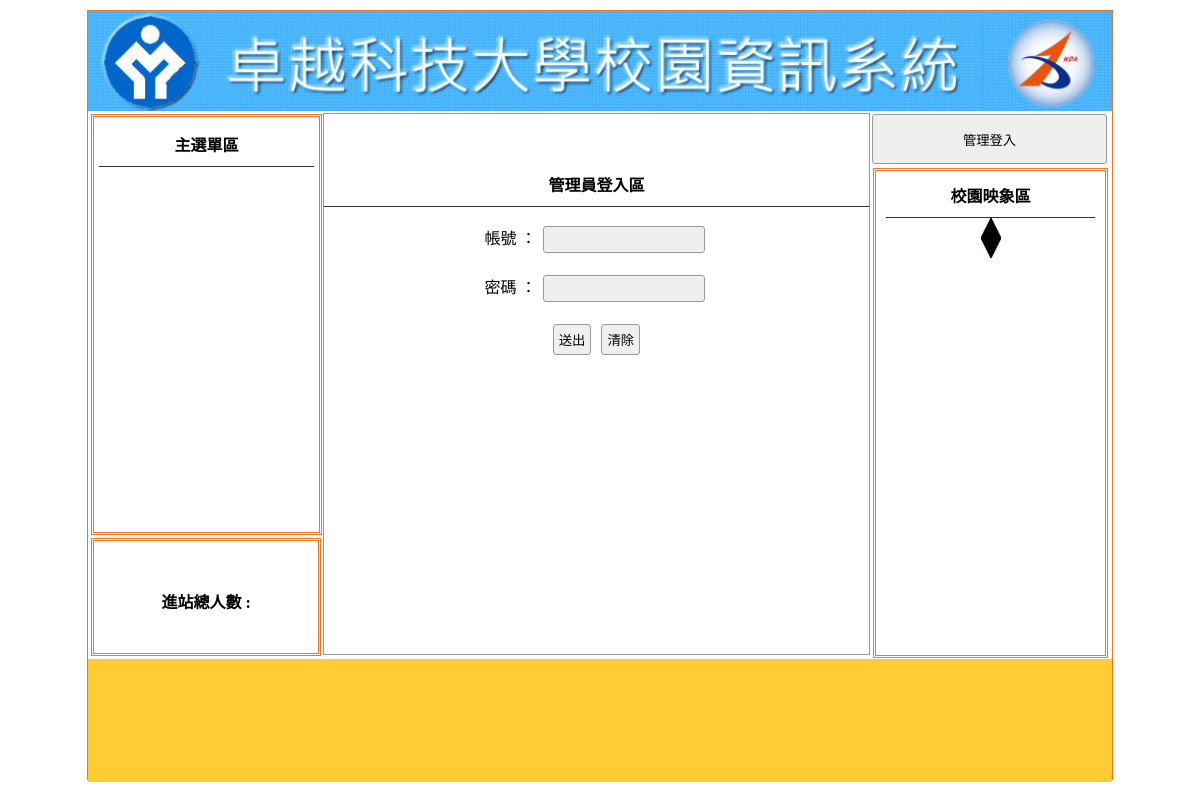
The app's page /?do=login, older data.
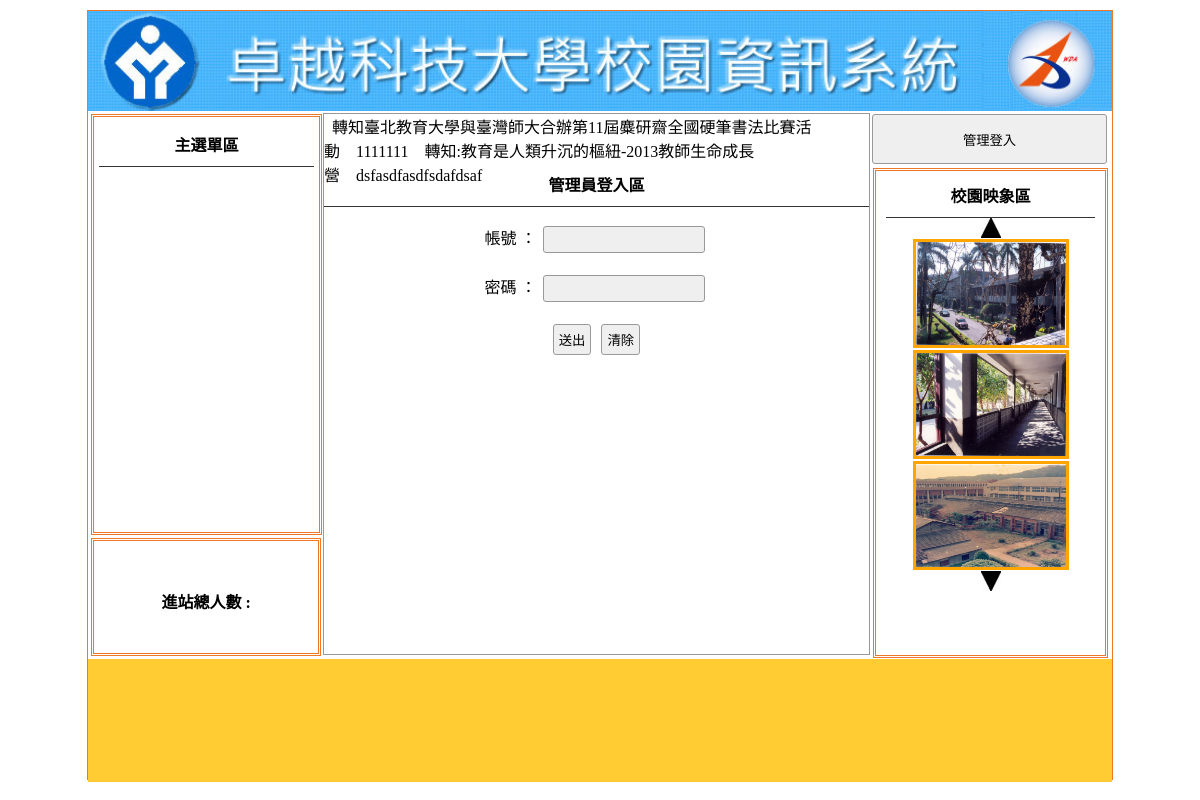
The same page, newer data.
### tables this page shows
CREATE TABLE `ad` (
  `id` int(10) UNSIGNED NOT NULL,
  `text` text NOT NULL,
  `sh` int(1) NOT NULL
);

CREATE TABLE `image` (
  `id` int(10) UNSIGNED NOT NULL,
  `img` text NOT NULL,
  `sh` int(1) NOT NULL
);

### api/db.php (called while the page is built, shortened)
<?php
class DB{
    protected $dsn="mysql:host=localhost;charset=utf8;dbname=db21";
    protected $pdo;
    protected $table;
    function __construct($table){
        $this->table=$table;
        $this->pdo=new PDO($this->dsn,'root','');
    }
    function all(...$arg){
        $sql="SELECT * FROM $this->table ";
        if(isset($arg[0])){
            if(is_array($arg[0])){
                $tmp=$this->a2s($arg[0]);
                $sql .= " WHERE ".join(" AND ",$tmp);
            }else{
                $sql .= $arg[0];
            }
        }
        return $this->pdo->query($sql)->fetchAll(PDO::FETCH_ASSOC);
    }
    function find($arg){
        $sql="SELECT * FROM $this->table ";
        if(is_array($arg)){
            $tmp=$this->a2s($arg);
            $sql .= " WHERE ".join(" AND ",$tmp);
        }else{
            $sql .= " WHERE `id`='$arg'";
        }
        return $this->pdo->query($sql)->fetch(PDO::FETCH_ASSOC);
    }
protected function a2s($array){
    $tmp=[];
    foreach($array as $key => $val){
        $tmp[]="`$key`='$val'";
    }
    return $tmp;
}
}
$Title=new DB('title');
$Ad=new DB('ad');
$Image=new DB('image');

### index.php (the view, shortened to what this page needs)
<?php include_once "api/db.php";?>
<!DOCTYPE html PUBLIC "-//W3C//DTD XHTML 1.0 Transitional//EN" "http://www.w3.org/TR/xhtml1/DTD/xhtml1-transitional.dtd">
<html xmlns="http://www.w3.org/1999/xhtml"><head><meta http-equiv="Content-Type" content="text/html; charset=UTF-8">
<link href="./css/css.css" rel="stylesheet" type="text/css">
</head>
<body>
	<div id="main">
    	<?php $title=$Title->find(['sh'=>1]);?>
    	<a title="<?= $title['text']; ?>" href="index.php">
			<div class="ti" style="background:url(&#39;upload/<?= $title['img']; ?>&#39;); background-size:cover;"></div>
		</a>
        	<div id="ms">
             	<div id="lf" style="float:left;">
            		<div id="menuput" class="dbor">
                    <span class="t botli">主選單區</span>
                    </div>
                    <div class="dbor" style="margin:3px; width:95%; height:20%; line-height:100px;">
                    	<span class="t">進站總人數 :<?= $Total->find(1)['total'] ?></span>
                    </div>
        		</div>
				<?php
				$do=$_GET['do']??"main";
				$file="front/$do.php";
				if(file_exists($file)){
					include $file;
				}else{
					include "front/main.php";
				}
				?>
                     <div class="di di ad" style="height:540px; width:23%; padding:0px; margin-left:22px; float:left; ">
                	<button style="width:100%; margin-left:auto; margin-right:auto; margin-top:2px; height:50px;" onclick="lo(&#39;?do=login&#39;)">管理登入</button>
                	<div style="width:89%; height:480px;" class="dbor">
                    	<span class="t botli">校園映象區</span>
						<div class="cent"><img src="icon/up.jpg" onclick="pp(1)"></div>
						<?php
							$imgs=$Image->all(['sh'=>1]);
							foreach($imgs as $idx => $img):
						?>
							<div class="im cent" id="ssaa<?= $idx; ?>" >
								<img src="upload/<?= $img['img']; ?>" alt="" style="width:150px;height:103px;border:3px solid orange;margin:1px"></div>
						<?php endforeach;?>
						<div class="cent"><img src="icon/dn.jpg" onclick="pp(2)"></div>
                    </div>
                </div>
                            </div>
            	<div style="width:1024px; left:0px; position:relative; background:#FC3; margin-top:4px; height:123px; display:block;">
                	<span class="t" style="line-height:123px;"><?= $Bottom->find(1)['bottom'] ?></span>
                </div>
    </div>
</body></html>

### include/marquee.php (shortened to what this page needs)
      	                     <marquee scrolldelay="120" direction="left" style="position:absolute; width:100%; height:40px;">
          	                                        <?php
                  $ads=$Ad->all(['sh'=>1]);
                  foreach($ads as $ad){
                      echo $ad['text'];
                  }
              ?>
</marquee>

Row changes from the older to the newer data that the page shows:
added ad: text "轉知臺北教育大學與臺灣師大合辦第11屆麋研齋全國硬筆書法比賽活動"
added ad: text "1111111"
added ad: text "轉知:教育是人類升沉的樞紐-2013教師生命成長營"
added ad: text "dsfasdfasdfsdafdsaf"
added image: img (picture)
added image: img (picture)
added image: img (picture)
